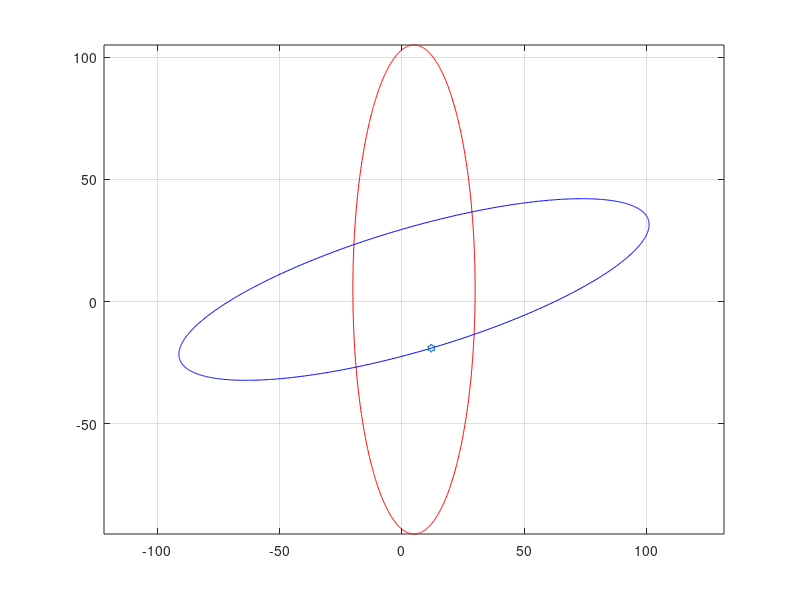

MATLAB code for this plot:
clc;
%xc=50; %xCenter
xc = input('Enter the coord of xCenter: ');
%yc=50; %yCenter
yc = input('Enter the coord of yCenter: ');
a=25; %xRad
b=100; %yRad
m = 1000;
x = zeros(m,1);
y = zeros(m,1);
theta = linspace(0,2*pi,m);
for k = 1:m
        x(k) = a * cos(theta(k));
        y(k) = b * sin(theta(k));
end
alpha = input('Enter the rotation angle: ');
R  = [cos(alpha) -sin(alpha); ...
      sin(alpha)  cos(alpha)];
rCoords = R*[x' ; y'];   
xr = rCoords(1,:)';      
yr = rCoords(2,:)';      
plot(x+xc,y+yc,'r');
grid on;
hold on;
axis equal;
plot(xr+xc,yr+yc,'b');
xAgent = xr + xc;
yAgent = yr + yc;
plot(xAgent(1), yAgent(1), 'h');